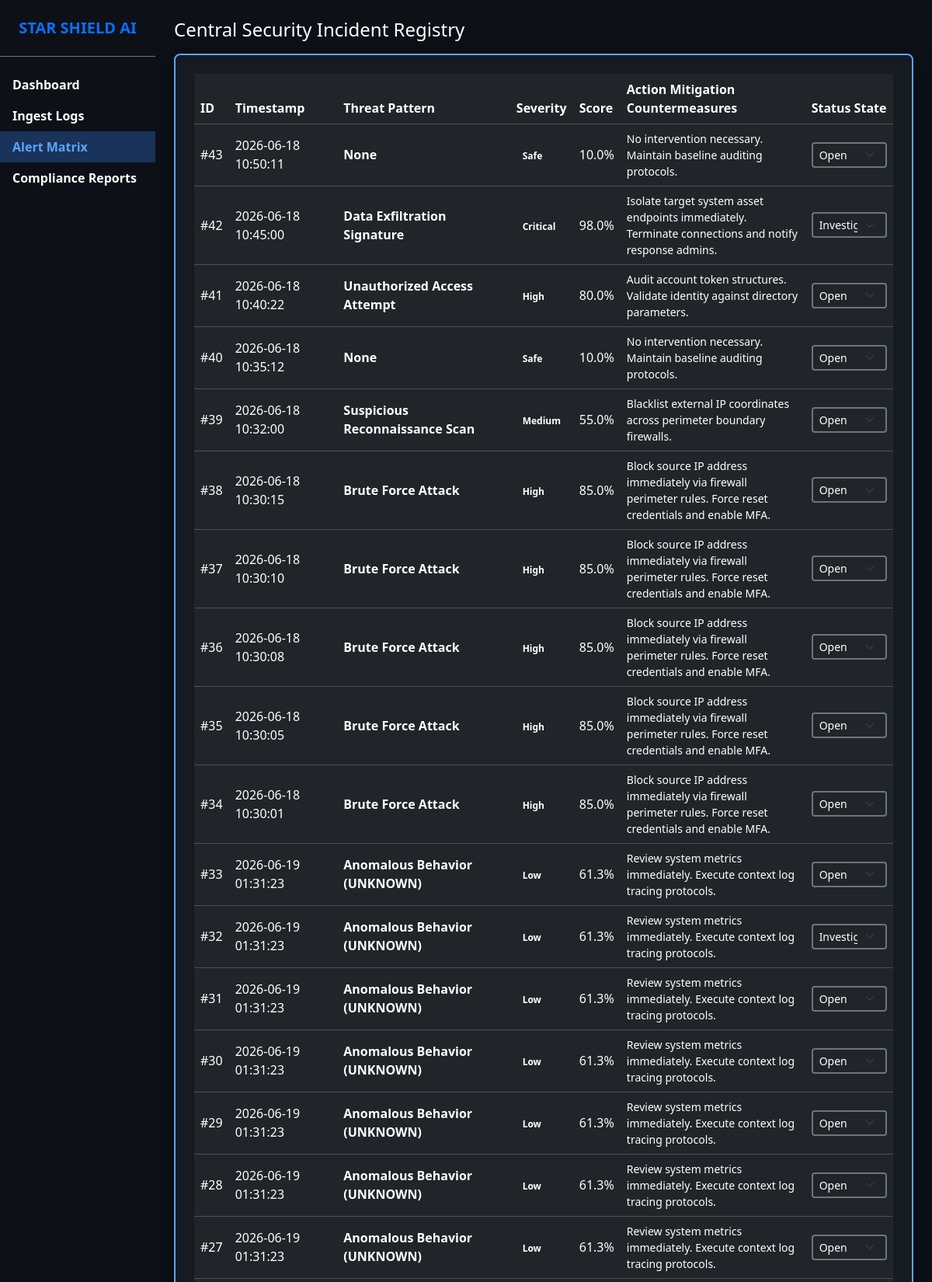
/alerts (signed in, upper part), run on the app's committed database.
### tables this page shows
CREATE TABLE alerts (
            id INTEGER PRIMARY KEY AUTOINCREMENT,
            threat_id INTEGER,
            created_at TEXT NOT NULL,
            status TEXT NOT NULL,
            FOREIGN KEY (threat_id) REFERENCES threats (id)
        );

CREATE TABLE threats (
            id INTEGER PRIMARY KEY AUTOINCREMENT,
            threat_type TEXT NOT NULL,
            severity TEXT NOT NULL,
            risk_score REAL NOT NULL,
            recommendation TEXT NOT NULL
        );

### app.py (the view)
@app.route('/alerts', methods=['GET', 'POST'])
def alerts():
    if 'user_id' not in session:
        return redirect(url_for('login'))
    conn = get_db_connection()
    if request.method == 'POST':
        alert_id = request.form.get('alert_id')
        new_status = request.form.get('status')
        conn.execute('UPDATE alerts SET status = ? WHERE id = ?', (new_status, alert_id))
        conn.commit()
        flash(f'Alert Engine ID #{alert_id} reassigned to status: {new_status}', 'success')
    alerts_data = conn.execute('''
        SELECT a.id, a.created_at, a.status, t.threat_type, t.severity, t.risk_score, t.recommendation
        FROM alerts a JOIN threats t ON a.threat_id = t.id
        ORDER BY a.id DESC
    ''').fetchall()
    conn.close()
    return render_template('alerts.html', alerts=alerts_data)

### app.py (called while the page is built)
def get_db_connection():
    conn = sqlite3.connect(DB_PATH)
    conn.row_factory = sqlite3.Row
    return conn

### templates/alerts.html (shortened to what this page needs)
<!DOCTYPE html>
<html lang="en">
<head>
    <link href="https://cdn.jsdelivr.net/npm/bootstrap@5.3.2/dist/css/bootstrap.min.css" rel="stylesheet">
    <link rel="stylesheet" href="{{ url_for('static', filename='css/style.css') }}">
</head>
<body>
    <div class="container-fluid"><div class="row">
        <div class="col-md-2 sidebar p-0">
            <div class="p-4 text-center border-bottom border-secondary"><h5 class="text-primary fw-bold mb-0">STAR SHIELD AI</h5></div>
            <nav class="nav flex-column mt-3">
                <a class="nav-link" href="{{ url_for('dashboard') }}">Dashboard</a>
                <a class="nav-link" href="{{ url_for('upload') }}">Ingest Logs</a>
                <a class="nav-link active" href="{{ url_for('alerts') }}">Alert Matrix</a>
                <a class="nav-link" href="{{ url_for('reports') }}">Compliance Reports</a>
            </nav>
        </div>
        <div class="col-md-10 p-4" style="height: 100vh; overflow-y: auto;">
            <h4>Central Security Incident Registry</h4>
            <div class="card soc-card p-4 mt-3">
                <table class="table table-dark table-hover table-dark-custom align-middle">
                    <thead><tr><th>ID</th><th>Timestamp</th><th>Threat Pattern</th><th>Severity</th><th>Score</th><th>Action Mitigation Countermeasures</th><th>Status State</th></tr></thead>
                    <tbody>
                        {% for alert in alerts %}
                        <tr>
                            <td>#{{ alert.id }}</td><td>{{ alert.created_at }}</td><td class="text-info fw-bold">{{ alert.threat_type }}</td>
                            <td><span class="badge badge-{{ alert.severity|lower }}">{{ alert.severity }}</span></td><td>{{ alert.risk_score }}%</td>
                            <td class="small text-muted" style="max-width: 250px;">{{ alert.recommendation }}</td>
                            <td>
                                <form method="POST" class="d-flex gap-1">
                                    <select name="status" class="form-select form-select-sm bg-dark text-white border-secondary" onchange="this.form.submit()">
                                        <option value="Open" {% if alert.status == 'Open' %}selected{% endif %}>Open</option>
                                        <option value="Investigating" {% if alert.status == 'Investigating' %}selected{% endif %}>Investigating</option>
                                    </select>
                                </form>
                            </td>
                        </tr>
                        {% else %}<tr><td colspan="7" class="text-center text-muted">No operational logged events registry lines recorded.</td></tr>{% endfor %}
                    </tbody>
                </table>
            </div>
        </div>
    </div></div>
</body>
</html>

### static/css/style.css (style rules this page uses)
:root { --bg-main: #0B1220; --sidebar-bg: #111827; --card-bg: #1F2937; --accent-blue: #3B82F6; --success-green: #10B981; --warning-yellow: #F59E0B; --danger-red: #EF4444; --text-main: #FFFFFF; --text-muted: #E5E7EB; }
body { background-color: #0d1117; color: #ffffff !important; font-family: 'Segoe UI', Tahoma, Geneva, Verdana, sans-serif; }
h1, h2, h3, h4, h5, h6, label, p, span { color: #ffffff !important; }
.auth-card, .soc-card, .card { background-color: #161b22 !important; border: 2px solid #58a6ff !important; border-radius: 8px; box-shadow: 0 8px 24px rgba(0, 0, 0, 0.7); }
input[type="text"], input[type="email"], input[type="password"], input[type="file"], select { background-color: #0d1117 !important; color: #ffffff !important; border: 2px solid #ffffff !important; border-radius: 6px; padding: 10px 14px; font-size: 1rem; }
.sidebar .nav-link { color: #ffffff !important; font-weight: 600; }
.sidebar .nav-link:hover, .sidebar .nav-link.active { background-color: rgba(59, 130, 246, 0.3) !important; color: #58a6ff !important; }
.table-dark-custom td, .table-dark-custom th { color: #ffffff !important; }
.text-muted, .form-text { color: #cbd5e1 !important; }

### data on the page
alerts: id "43", created_at "2026-06-18 10:50:11", threat_type "None", severity "Safe", risk_score "10.0", recommendation "No intervention necessary. Maintain baseline auditing protocols.", status "Open"
alerts: id "42", created_at "2026-06-18 10:45:00", threat_type "Data Exfiltration Signature", severity "Critical", risk_score "98.0", recommendation "Isolate target system asset endpoints immediately. Terminate connections and notify response admins.", status "Investigating"
alerts: id "41", created_at "2026-06-18 10:40:22", threat_type "Unauthorized Access Attempt", severity "High", risk_score "80.0", recommendation "Audit account token structures. Validate identity against directory parameters.", status "Open"
alerts: id "40", created_at "2026-06-18 10:35:12", threat_type "None", severity "Safe", risk_score "10.0", recommendation "No intervention necessary. Maintain baseline auditing protocols.", status "Open"
alerts: id "39", created_at "2026-06-18 10:32:00", threat_type "Suspicious Reconnaissance Scan", severity "Medium", risk_score "55.0", recommendation "Blacklist external IP coordinates across perimeter boundary firewalls.", status "Open"
alerts: id "38", created_at "2026-06-18 10:30:15", threat_type "Brute Force Attack", severity "High", risk_score "85.0", recommendation "Block source IP address immediately via firewall perimeter rules. Force reset credentials and enable MFA.", status "Open"
alerts: id "37", created_at "2026-06-18 10:30:10", threat_type "Brute Force Attack", severity "High", risk_score "85.0", recommendation "Block source IP address immediately via firewall perimeter rules. Force reset credentials and enable MFA.", status "Open"
alerts: id "36", created_at "2026-06-18 10:30:08", threat_type "Brute Force Attack", severity "High", risk_score "85.0", recommendation "Block source IP address immediately via firewall perimeter rules. Force reset credentials and enable MFA.", status "Open"
alerts: id "35", created_at "2026-06-18 10:30:05", threat_type "Brute Force Attack", severity "High", risk_score "85.0", recommendation "Block source IP address immediately via firewall perimeter rules. Force reset credentials and enable MFA.", status "Open"
alerts: id "34", created_at "2026-06-18 10:30:01", threat_type "Brute Force Attack", severity "High", risk_score "85.0", recommendation "Block source IP address immediately via firewall perimeter rules. Force reset credentials and enable MFA.", status "Open"
alerts: id "33", created_at "2026-06-19 01:31:23", threat_type "Anomalous Behavior (UNKNOWN)", severity "Low", risk_score "61.3", recommendation "Review system metrics immediately. Execute context log tracing protocols.", status "Open"
alerts: id "32", created_at "2026-06-19 01:31:23", threat_type "Anomalous Behavior (UNKNOWN)", severity "Low", risk_score "61.3", recommendation "Review system metrics immediately. Execute context log tracing protocols.", status "Investigating"
alerts: id "31", created_at "2026-06-19 01:31:23", threat_type "Anomalous Behavior (UNKNOWN)", severity "Low", risk_score "61.3", recommendation "Review system metrics immediately. Execute context log tracing protocols.", status "Open"
alerts: id "30", created_at "2026-06-19 01:31:23", threat_type "Anomalous Behavior (UNKNOWN)", severity "Low", risk_score "61.3", recommendation "Review system metrics immediately. Execute context log tracing protocols.", status "Open"
alerts: id "29", created_at "2026-06-19 01:31:23", threat_type "Anomalous Behavior (UNKNOWN)", severity "Low", risk_score "61.3", recommendation "Review system metrics immediately. Execute context log tracing protocols.", status "Open"
alerts: id "28", created_at "2026-06-19 01:31:23", threat_type "Anomalous Behavior (UNKNOWN)", severity "Low", risk_score "61.3", recommendation "Review system metrics immediately. Execute context log tracing protocols.", status "Open"
alerts: id "27", created_at "2026-06-19 01:31:23", threat_type "Anomalous Behavior (UNKNOWN)", severity "Low", risk_score "61.3", recommendation "Review system metrics immediately. Execute context log tracing protocols.", status "Open"
